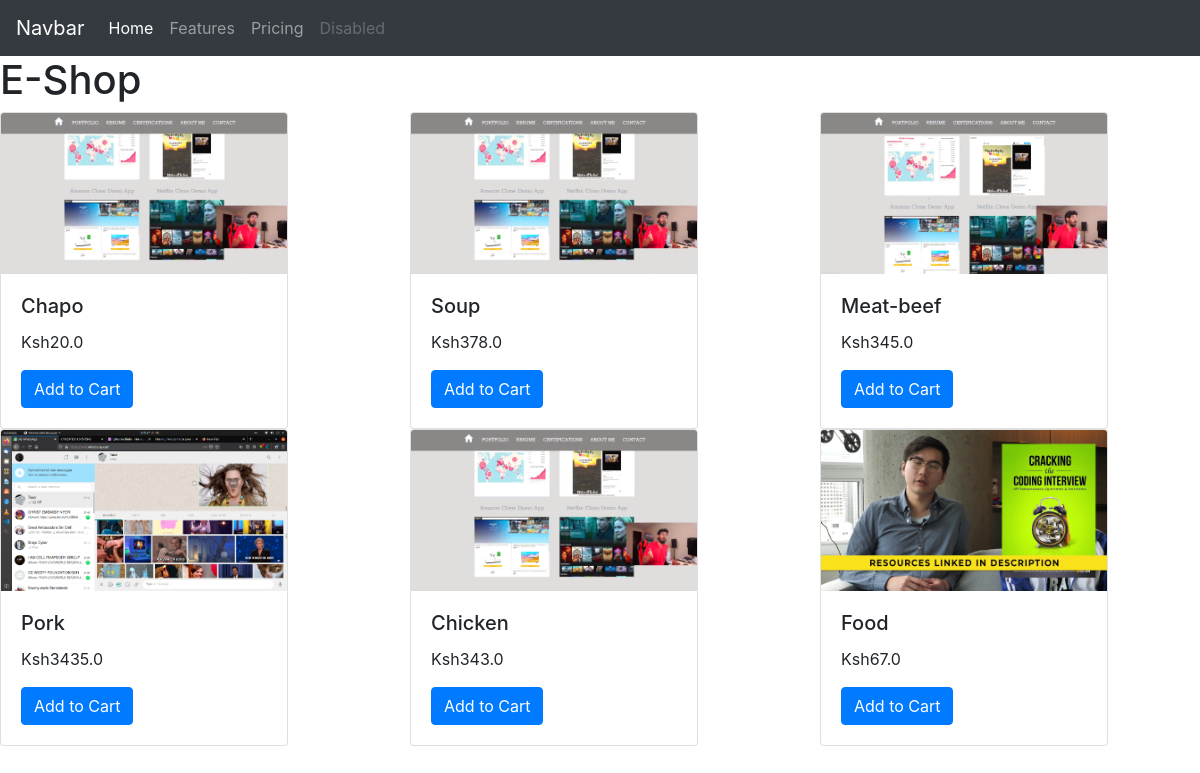
Before: / with the older database file.
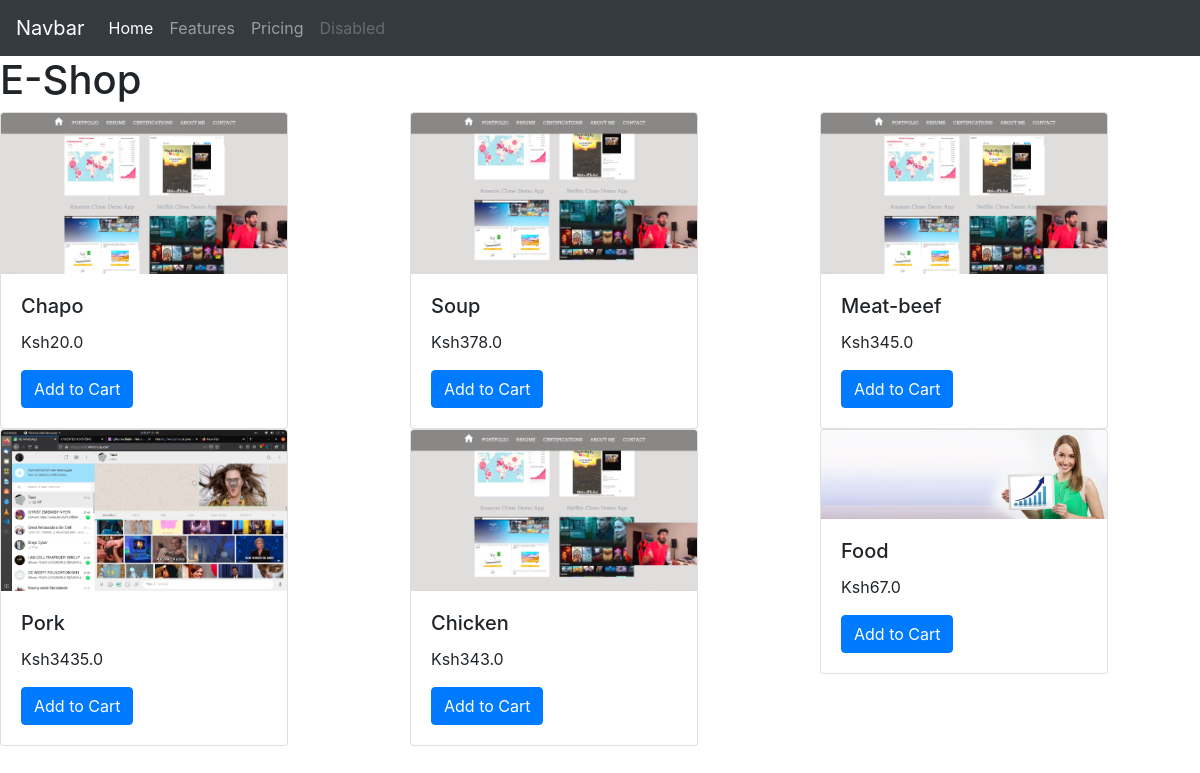
After: the same page with the newer database file.
### products/models.py (models this page shows, shortened)
class Product(models.Model):
    title = models.CharField(max_length=200)
    price =models.FloatField()
    stock = models.IntegerField()
    thumbnail = models.ImageField()

### products/views.py (the view)
# urls.py: path('', views.index, name='home'),
def index(request):
    products = Product.objects.all()
    return render(request, 'products/index.html', {'products':products})

### products/templates/products/index.html
{% extends 'products/base.html' %}
{% load static %}
{% block content %}
    <h1>E-Shop</h1>
    <div class="row">
        {% for product in products %}
            <div class="col">
                <div class="card" style="width: 18rem;">
                    <img src=" {{ product.thumbnail }}" class="card-img-top" alt="...">
                    <div class="card-body">
                        <h5 class="card-title">{{ product.title }}</h5>
                        <p class="card-text"> Ksh{{ product.price }} </p>
                        <a href="#" class="btn btn-primary">Add to Cart</a>
                    </div>
                </div>
            </div>
            {% endfor %}
            </div>
{% endblock %}

### products/templates/products/base.html (shortened to what this page needs)
<!doctype html>
<html lang="en">
    <head>
        <link rel="stylesheet" href="https://cdn.jsdelivr.net/npm/bootstrap@4.5.3/dist/css/bootstrap.min.css"
>
    </head>
    <body>
<nav class="navbar navbar-expand-lg navbar-dark bg-dark">
    <a class="navbar-brand" href="#">Navbar</a>
    <div class="collapse navbar-collapse" id="navbarNavAltMarkup">
        <div class="navbar-nav">
            <a class="nav-link active" href="#">Home <span class="sr-only">(current)</span></a>
            <a class="nav-link" href="#">Features</a>
            <a class="nav-link" href="#">Pricing</a>
            <a class="nav-link disabled" href="#" tabindex="-1" aria-disabled="true">Disabled</a>
        </div>
    </div>
</nav>
        {% block content %}
        {% endblock %}
    </body>
</html>

Changed rows visible on the page:
changed Product "Chapo": thumbnail: a different picture
changed Product "Food": thumbnail: a different picture
